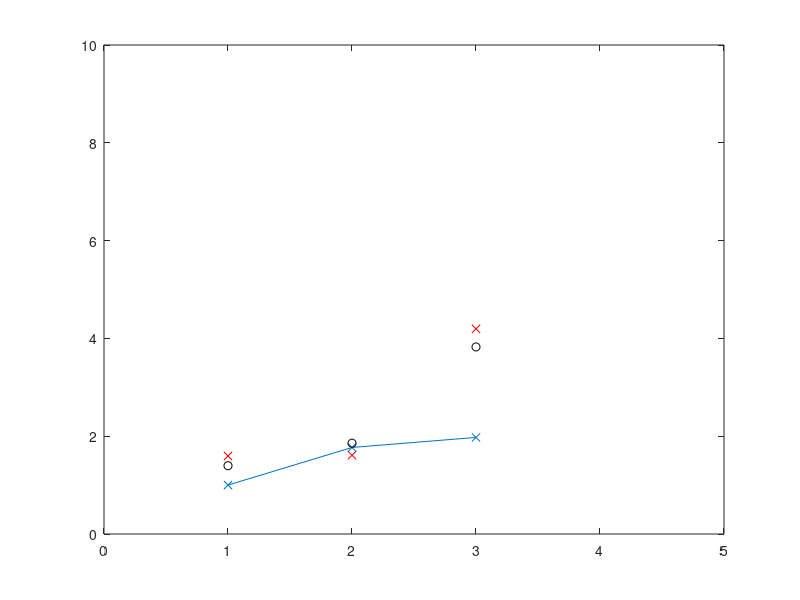

Recreate this plot in MATLAB. (Note: this script raises an error after producing the figure.)
rng(1334)

T = 1;

f = @(x) [x(1)+T*x(2); x(2)]; % CV model
A = [1 T;
     0 1];
 
h = @(x) x(1);
H = [1 0];

Q = [0 0;
     0 1];

R = 1;

x0 = [0; 
      1];
  
P0 = [1 0;
      0 1];

N = 3;
X = zeros(2,N);
Z = zeros(1,N);

for k = 1:N
    if k == 1
        X(:,k) = f(x0) + mvnrnd([0 0],Q)';        
    else
        X(:,k) = f(X(:,k-1)) + mvnrnd([0 0],Q)';
    end        
    
    Z(:,k) = h(X(:,k)) + mvnrnd(0,R);
    
end
%
fig = figure;
plot(X(1,:),'-x'); hold on
plot(Z,'xr'); axis([0 5 0 10])

% KF filter 
xhat = zeros(2,N);
P = zeros(2,2,N);
Ppred = P;
xhatpred = xhat;

S = zeros(1,N);
K = zeros(2,N);
V = zeros(1,N);
for j = 1:N
   % Prediction Step
   if j == 1
       xhat(:,j) = A*x0;
       P(:,:,j) = A*P0*A' + Q;
       
       Ppred(:,:,j) = P(:,:,j);
       xhatpred(:,j) = xhat(:,j);
   else
       xhat(:,j) = A*xhat(:,j-1);
       P(:,:,j) = A*P(:,:,j-1)*A' + Q;
       
        Ppred(:,:,j) = P(:,:,j);
       xhatpred(:,j) = xhat(:,j);
   end
   % Update Step
   S(:,j) = H*P(:,:,j)*H' + R;
   K(:,j) = P(:,:,j)*H'*inv(S(:,j));
   V(:,j) = Z(:,j) - H*xhat(:,j);
   
   xhat(:,j) = xhat(:,j) + K(:,j)*V(:,j);
   P(:,:,j) = P(:,:,j) - K(:,j)*S(:,j)*K(:,j)';
end

figure(fig)
plot(xhat(1,:),'ko')

%%
nMGPS = 2;
nObsSt = 1;
nSt = 2;
st0 = x0;
cov0 = P0;

ukf = UKF(Q,R, nMGPS, nObsSt, nSt, st0, cov0);

disp('k = 1')
ukf.predictMoments(f);
ukf.predSt
ukf.predCov

ukf.updateMoments({h h}, [Z(1);Z(1)])
ukf.upSt
ukf.upCov







